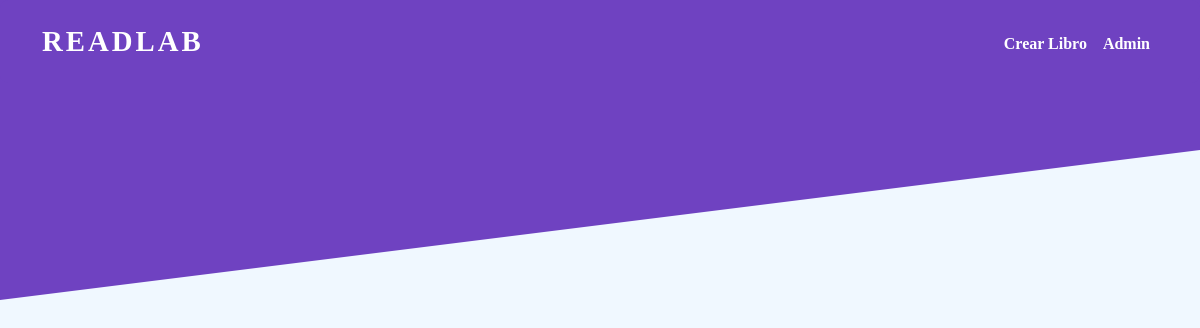
Before: /libros/ with the older database file.
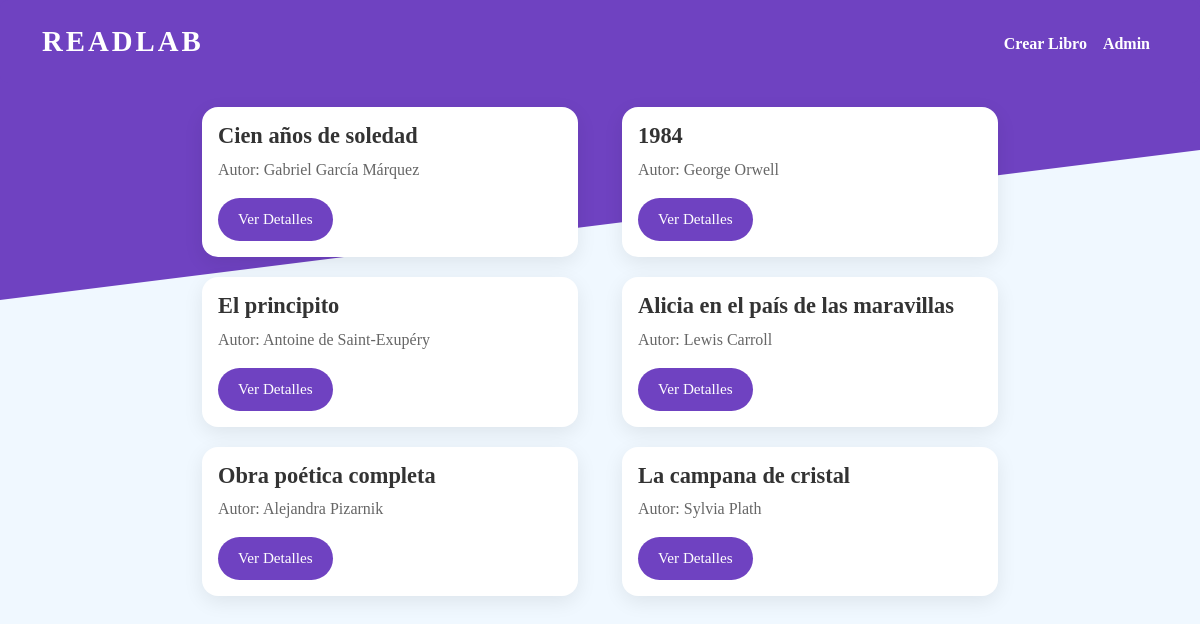
After: the same page with the newer database file.
### libros/models.py (models this page shows, shortened)
class Libro(models.Model):
    titulo = models.CharField(max_length=200)
    autor = models.CharField(max_length=100)
    descripcion = models.TextField()
    fecha_publicacion = models.DateField()
    isbn = models.CharField(max_length=13, unique=True)

### libros/views.py (the view)
# urls.py: path('', views.lista_libros, name='lista_libros'),
def lista_libros(request):
    libros = Libro.objects.all()
    return render(request, 'libros/lista_libros.html', {'libros': libros})

### libros/templates/libros/lista_libros.html (shortened to what this page needs)
{% load static %}
<!DOCTYPE html>
<html>
<head>
    <link href="https://cdn.jsdelivr.net/npm/bootstrap@5.3.0/dist/css/bootstrap.min.css" rel="stylesheet">
    <link href="{% static 'css/styles.css' %}" rel="stylesheet">
</head>
<body>
    <div class="background-shape"></div>
    <nav class="navbar navbar-expand-lg navbar-dark">
        <div class="container">
            <a class="navbar-brand" href="{% url 'lista_libros' %}">ReadLab</a>
            <div class="navbar-nav">
                <a class="nav-link" href="{% url 'crear_libro' %}">Crear Libro</a>
                <a class="nav-link" href="/admin/">Admin</a>
            </div>
        </div>
    </nav>
    <div class="container mt-4">
        {% block content %}
        <div class="row">
            {% for libro in libros %}
            <div class="col-md-4">
                <div class="card">
                    <div class="card-body">
                        <h5 class="card-title">{{ libro.titulo }}</h5>
                        <p class="card-text">Autor: {{ libro.autor }}</p>
                        <a href="{% url 'detalle_libro' libro.id %}" class="btn btn-primary">Ver Detalles</a>
                    </div>
                </div>
            </div>
            {% endfor %}
        </div>
        {% endblock %}
    </div>
</body>
</html>

### libros/static/CSS/styles.css (style rules this page uses)
body { background-color: #f0f8ff; font-family: 'Georgia', serif; position: relative; overflow-x: hidden; }
.background-shape { position: absolute; top: 0; left: 0; width: 100%; height: 300px; background: #6f42c1; clip-path: polygon(0 0, 100% 0, 100% 50%, 0 100%); z-index: -1; }
.navbar { background-color: #6f42c1; padding: 15px 30px; display: flex; justify-content: space-between; align-items: center; border-radius: 8px; }
.navbar-brand { color: #ffffff; font-weight: bold; font-size: 1.8rem; text-transform: uppercase; letter-spacing: 3px; }
.navbar-nav { display: flex; flex-direction: column; align-items: flex-end; }
.nav-link { color: #ffffff; font-weight: bold; margin-top: 5px; transition: color 0.4s ease; }
.container { max-width: 1200px; }
.row { display: flex; justify-content: center; gap: 20px; }
.card { border: none; border-radius: 1rem; background: #ffffff; box-shadow: 0 6px 20px rgba(0, 0, 0, 0.08); transition: transform 0.3s ease, box-shadow 0.3s ease; }
.card-title { font-size: 1.4rem; font-weight: 700; color: #333; }
.card-text { color: #666; font-size: 1rem; }
.btn-primary, .btn-secondary { background-color: #6f42c1; border: none; padding: 10px 20px; border-radius: 30px; font-weight: 500; font-size: 0.95rem; transition: background-color 0.3s ease; }

Changed rows visible on the page:
added Libro: titulo "Cien años de soledad", autor "Gabriel García Márquez"
added Libro: titulo "1984", autor "George Orwell"
added Libro: titulo "El principito", autor "Antoine de Saint-Exupéry"
added Libro: titulo "Alicia en el país de las maravillas", autor "Lewis Carroll"
added Libro: titulo "Obra poética completa", autor "Alejandra Pizarnik"
added Libro: titulo "La campana de cristal", autor "Sylvia Plath"
